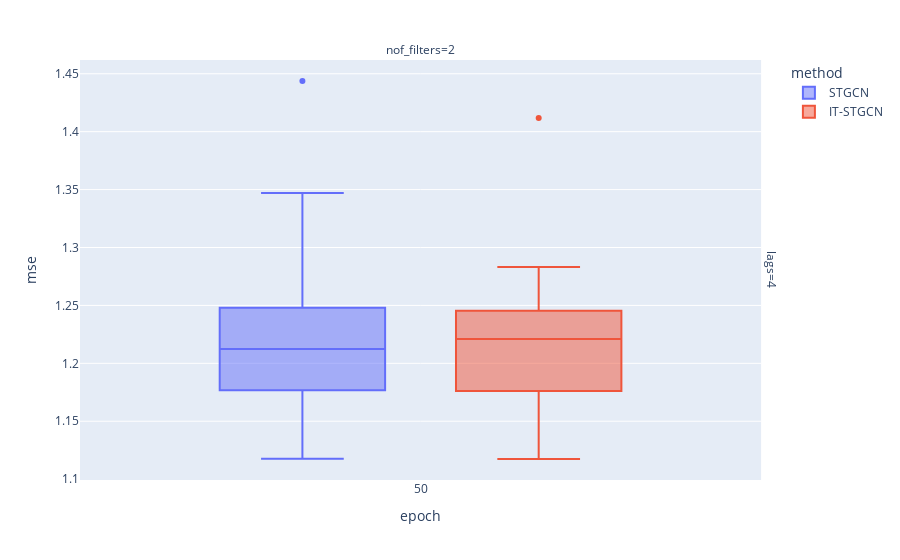

The notebook cell this image was saved under:
### Markdown cell above
## Baseline

### Code cell
data.query("mrate ==0 and lags!=2").plot.box(backend='plotly',x='epoch',color='method',y='mse',facet_col='nof_filters',facet_row='lags',height=400)

### Figure 1 — Plotly figure (JSON) as saved in the notebook; plotly's stock layout.template omitted (floating-point values rounded to 4 significant figures)
{"data": [{"alignmentgroup": "True", "hovertemplate": "method=STGCN<br>lags=4<br>nof_filters=2<br>epoch=%{x}<br>mse=%{y}<extra></extra>", "legendgroup": "STGCN", "marker": {"color": "#636efa"}, "name": "STGCN", "notched": false, "offsetgroup": "STGCN", "orientation": "v", "showlegend": true, "type": "box", "x": [50, 50, 50, 50, 50, 50, 50, 50, 50, 50, 50, 50, 50, 50, 50, 50, 50, 50, 50, 50, 50, 50, 50, 50, 50, 50, 50, 50, 50, 50, 50, 50, 50, 50, 50, 50, 50, 50, 50, 50, 50, 50, 50, 50, 50, 50, 50, 50, 50, 50, 50, 50, 50, 50, 50, 50, 50, 50, 50, 50], "x0": " ", "xaxis": "x", "y": [1.215, 1.211, 1.224, 1.233, 1.266, 1.251, 1.262, 1.234, 1.203, 1.275, 1.243, 1.158, 1.19, 1.204, 1.132, 1.118, 1.269, 1.14, 1.17, 1.178, 1.131, 1.193, 1.209, 1.168, 1.224, 1.201, 1.218, 1.247, 1.249, 1.16, 1.167, 1.26, 1.173, 1.347, 1.444, 1.327, 1.218, 1.254, 1.126, 1.14, 1.214, 1.294, 1.336, 1.204, 1.182, 1.239, 1.176, 1.179, 1.214, 1.249, 1.256, 1.219, 1.192, 1.189, 1.23, 1.154, 1.242, 1.203, 1.127, 1.183], "y0": " ", "yaxis": "y"}, {"alignmentgroup": "True", "hovertemplate": "method=IT-STGCN<br>lags=4<br>nof_filters=2<br>epoch=%{x}<br>mse=%{y}<extra></extra>", "legendgroup": "IT-STGCN", "marker": {"color": "#EF553B"}, "name": "IT-STGCN", "notched": false, "offsetgroup": "IT-STGCN", "orientation": "v", "showlegend": true, "type": "box", "x": [50, 50, 50, 50, 50, 50, 50, 50, 50, 50, 50, 50, 50, 50, 50, 50, 50, 50, 50, 50, 50, 50, 50, 50, 50, 50, 50, 50, 50, 50, 50, 50, 50, 50, 50, 50, 50, 50, 50, 50, 50, 50, 50, 50, 50, 50, 50, 50, 50, 50, 50, 50, 50, 50, 50, 50, 50, 50, 50, 50], "x0": " ", "xaxis": "x", "y": [1.227, 1.186, 1.232, 1.147, 1.283, 1.189, 1.192, 1.264, 1.227, 1.205, 1.17, 1.198, 1.225, 1.178, 1.191, 1.231, 1.176, 1.144, 1.158, 1.23, 1.212, 1.226, 1.255, 1.143, 1.252, 1.246, 1.234, 1.241, 1.169, 1.241, 1.216, 1.177, 1.249, 1.24, 1.122, 1.265, 1.185, 1.117, 1.256, 1.196, 1.275, 1.248, 1.172, 1.245, 1.212, 1.164, 1.176, 1.236, 1.248, 1.158, 1.203, 1.283, 1.142, 1.229, 1.237, 1.249, 1.412, 1.175, 1.133, 1.282], "y0": " ", "yaxis": "y"}], "layout": {"annotations": [{"font": {}, "showarrow": false, "text": "nof_filters=2", "x": 0.49, "xanchor": "center", "xref": "paper", "y": 1, "yanchor": "bottom", "yref": "paper"}, {"font": {}, "showarrow": false, "text": "lags=4", "textangle": 90, "x": 0.98, "xanchor": "left", "xref": "paper", "y": 0.5, "yanchor": "middle", "yref": "paper"}], "autosize": true, "boxmode": "group", "legend": {"title": {"text": "method"}, "tracegroupgap": 0}, "margin": {"t": 60}, "xaxis": {"anchor": "y", "autorange": true, "domain": [0, 0.98], "range": [49.49, 50.51], "title": {"text": "epoch"}, "type": "linear"}, "yaxis": {"anchor": "x", "autorange": true, "domain": [0, 1], "range": [1.099, 1.462], "title": {"text": "mse"}, "type": "linear"}}}
